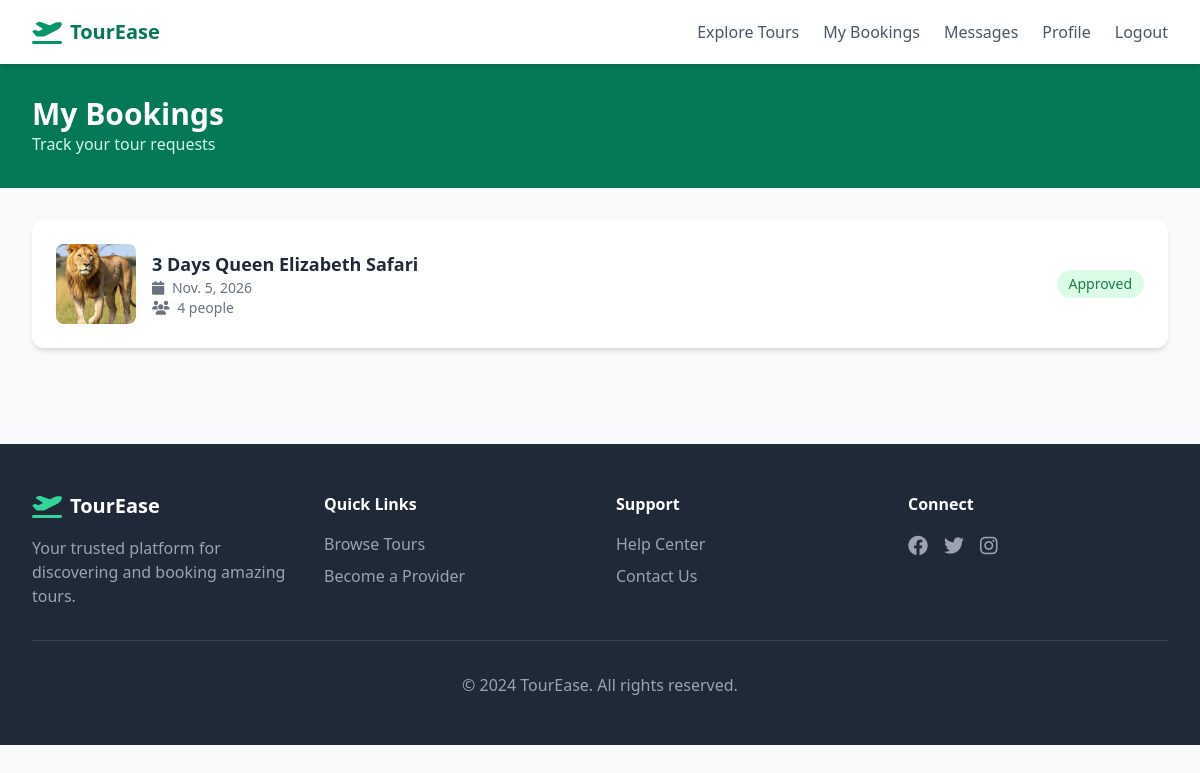
Page /my-bookings/ (signed in) on the committed database.
### tours/models.py (models this page shows, shortened)
class BookingRequest(models.Model):
    STATUS_CHOICES = [
        ('pending', 'Pending'),
        ('approved', 'Approved'),
        ('rejected', 'Rejected'),
        ('completed', 'Completed'),
    ]
    user = models.ForeignKey(
        settings.AUTH_USER_MODEL,
        on_delete=models.CASCADE,
        related_name='bookings'
    )
    tour = models.ForeignKey(
        TourPackage,
        on_delete=models.CASCADE,
        related_name='bookings'
    )
    travel_date = models.DateField()
    number_of_people = models.PositiveIntegerField()
    special_requests = models.TextField(blank=True)
    status = models.CharField(max_length=20, choices=STATUS_CHOICES, default='pending')
    created_at = models.DateTimeField(auto_now_add=True)
    updated_at = models.DateTimeField(auto_now=True)

class TourPackage(models.Model):
    TOUR_TYPE_CHOICES = [
        ('adventure', 'Adventure'),
        ('luxury', 'Luxury'),
        ('budget', 'Budget'),
        ('cultural', 'Cultural'),
        ('wildlife', 'Wildlife'),
        ('beach', 'Beach'),
    ]
    company = models.ForeignKey(
        settings.AUTH_USER_MODEL,
        on_delete=models.CASCADE,
        related_name='tour_packages'
    )
    title = models.CharField(max_length=200)
    description = models.TextField()
    location = models.CharField(max_length=200)
    price = models.DecimalField(max_digits=10, decimal_places=2)
    duration_days = models.PositiveIntegerField()
    max_group_size = models.PositiveIntegerField()
    tour_type = models.CharField(max_length=20, choices=TOUR_TYPE_CHOICES, default='adventure')
    itinerary = models.TextField(help_text="Day-by-day itinerary")
    image = models.FileField(upload_to='tour_images/', blank=True, null=True)
    is_approved = models.BooleanField(default=False)
    is_active = models.BooleanField(default=True)
    created_at = models.DateTimeField(auto_now_add=True)
    updated_at = models.DateTimeField(auto_now=True)

### tours/views.py (the view)
# urls.py: path('my-bookings/', views.my_bookings, name='my_bookings'),
@login_required
def my_bookings(request):
    bookings = BookingRequest.objects.filter(user=request.user).order_by('-created_at')
    return render(request, 'tours/my_bookings.html', {'bookings': bookings})

### accounts/models.py (called while the page is built)
    def is_provider(self):
        return self.role == 'provider'

### templates/tours/my_bookings.html (shortened to what this page needs)
{% extends 'base.html' %}
{% block content %}
<div class="bg-emerald-700 py-8">
    <div class="max-w-7xl mx-auto px-4 sm:px-6 lg:px-8">
        <h1 class="text-3xl font-bold text-white">My Bookings</h1>
        <p class="text-emerald-100">Track your tour requests</p>
    </div>
</div>
<div class="max-w-7xl mx-auto px-4 sm:px-6 lg:px-8 py-8">
    {% if bookings %}
    <div class="space-y-4">
        {% for booking in bookings %}
        <div class="bg-white rounded-xl shadow-md p-6">
            <div class="flex flex-col md:flex-row md:items-center justify-between gap-4">
                <div class="flex items-center">
                    {% if booking.tour.image %}
                    <img src="{{ booking.tour.image.url }}" class="w-20 h-20 object-cover rounded-lg mr-4">
                    {% else %}
                    <div class="w-20 h-20 bg-gray-200 rounded-lg mr-4 flex items-center justify-center">
                        <i class="fas fa-image text-gray-400 text-2xl"></i>
                    </div>
                    {% endif %}
                    <div>
                        <h3 class="text-lg font-bold text-gray-800">{{ booking.tour.title }}</h3>
                        <p class="text-gray-500 text-sm"><i class="fas fa-calendar mr-1"></i> {{ booking.travel_date }}</p>
                        <p class="text-gray-500 text-sm"><i class="fas fa-users mr-1"></i> {{ booking.number_of_people }} people</p>
                    </div>
                </div>
                <div class="flex items-center gap-4">
                    {% if booking.status == 'pending' %}
                    <span class="bg-yellow-100 text-yellow-700 px-3 py-1 rounded-full text-sm font-medium">Pending</span>
                    {% elif booking.status == 'approved' %}
                    <span class="bg-green-100 text-green-700 px-3 py-1 rounded-full text-sm font-medium">Approved</span>
                    {% elif booking.status == 'rejected' %}
                    <span class="bg-red-100 text-red-700 px-3 py-1 rounded-full text-sm font-medium">Rejected</span>
                    {% else %}
                    <span class="bg-blue-100 text-blue-700 px-3 py-1 rounded-full text-sm font-medium">Completed</span>
                    {% endif %}
                </div>
            </div>
        </div>
        {% endfor %}
    </div>
    {% else %}
    <div class="text-center py-12">
        <i class="fas fa-calendar-times text-6xl text-gray-300 mb-4"></i>
        <p class="text-gray-500 text-lg">No bookings yet</p>
        <a href="{% url 'tour_list' %}" class="text-emerald-600 hover:underline mt-2 inline-block">Browse Tours</a>
    </div>
    {% endif %}
</div>
{% endblock %}

### rows in the picture
BookingRequest: tour.image (picture), tour "3 Days Queen Elizabeth Safari", travel_date "Nov. 5, 2026", number_of_people "4", status "Approved"
